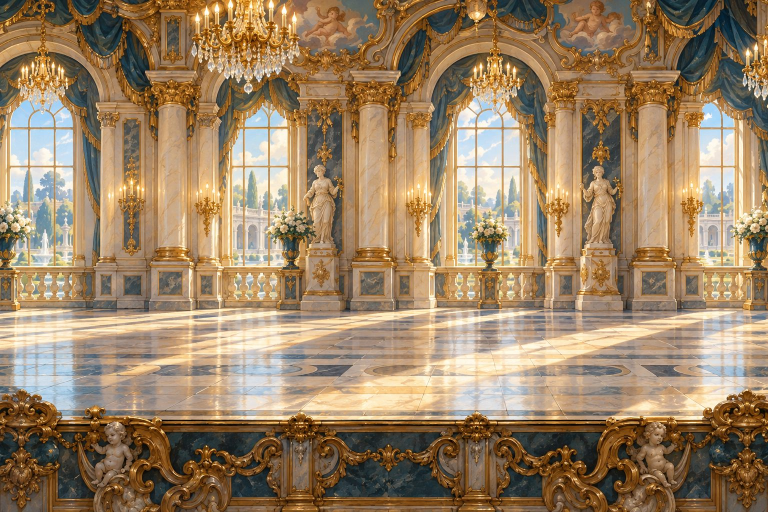
#> input picture fykefuga/assets/marmor.jpg, 1536 x 1024 px (shown at 1/2 size)
$ python build-polargeist-assets.py assets/marmor.jpg assets/orgel.jpg out.png
#> lines starting #> are read from the running program, lines starting #| are printed output that depends on the picture
"""Build self-hosted PNG flag atlas and optimize original painted assets."""
from io import BytesIO
from pathlib import Path
import argparse
import urllib.request
from PIL import Image, ImageDraw

CODES = 'al ad am at az ba be bg by ch cy cz de dk ee es fi fr gb ge gr hr hu ie is it kz li lt lu lv mc md me mk mt nl no pl pt ro rs ru se si sk sm tr ua va xk'.split()
CELL_W, CELL_H, COLUMNS = 120, 76, 8

def flags(output):
    atlas = Image.new('RGBA', (COLUMNS * CELL_W, ((len(CODES) + COLUMNS - 1) // COLUMNS) * CELL_H), (0, 0, 0, 0))
#> atlas: PIL image 960x532 RGBA; every value is 0
#> (the call stopped at in flags, `with urllib.request.urlopen(f'https://flagcdn.com/w160/{code}.png', ti..`: the network is not available in this run)
    for index, code in enumerate(CODES):
        with urllib.request.urlopen(f'https://flagcdn.com/w160/{code}.png', timeout=20) as response:
            source = Image.open(BytesIO(response.read())).convert('RGBA')
        source.thumbnail((108, 62), Image.Resampling.LANCZOS)
        x = index % COLUMNS * CELL_W + (CELL_W - source.width) // 2
        y = index // COLUMNS * CELL_H + (CELL_H - source.height) // 2
        atlas.alpha_composite(source, (x, y))
        ImageDraw.Draw(atlas).rectangle((x, y, x + source.width - 1, y + source.height - 1), outline=(20, 40, 32, 220), width=1)
    atlas.save(output / 'europe-flags.png', optimize=True)

def art(path, output):
    image = Image.open(path).convert('RGB')
#> image is the input picture: PIL image 1536x1024 RGB; mean R, G, B 155.6, 130.7, 100.8
    image.thumbnail((1920, 1920), Image.Resampling.LANCZOS)
    image.save(output / 'polargalleri.jpg', 'JPEG', quality=82, optimize=True, progressive=True)

def ring(path, output):
    image = Image.open(path).convert('RGBA')
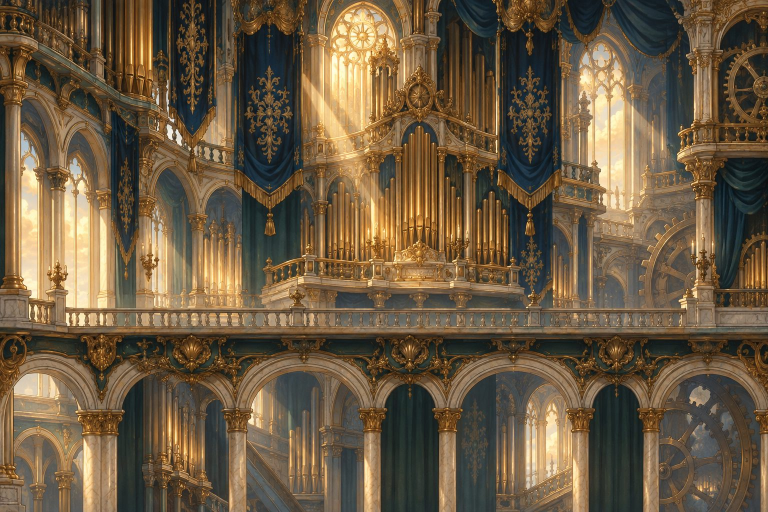
#> input picture fykefuga/assets/orgel.jpg, 1536 x 1024 px (shown at 1/2 size)
#> image: PIL image 1536x1024 RGBA
    image.thumbnail((192, 192), Image.Resampling.LANCZOS)
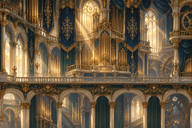
#> image: PIL image 192x128 RGBA; mean R, G, B, A 108.5, 90.3, 65.9, 255
    image.quantize(colors=128, method=Image.Quantize.FASTOCTREE, dither=Image.Dither.FLOYDSTEINBERG).save(output / 'jump-ring.png', optimize=True)

if __name__ == '__main__':
    parser = argparse.ArgumentParser()
    parser.add_argument('painting', type=Path)
    parser.add_argument('jump_ring', type=Path)
    parser.add_argument('output', type=Path)
    args = parser.parse_args()
    args.output.mkdir(parents=True, exist_ok=True)
    flags(args.output); art(args.painting, args.output); ring(args.jump_ring, args.output)
